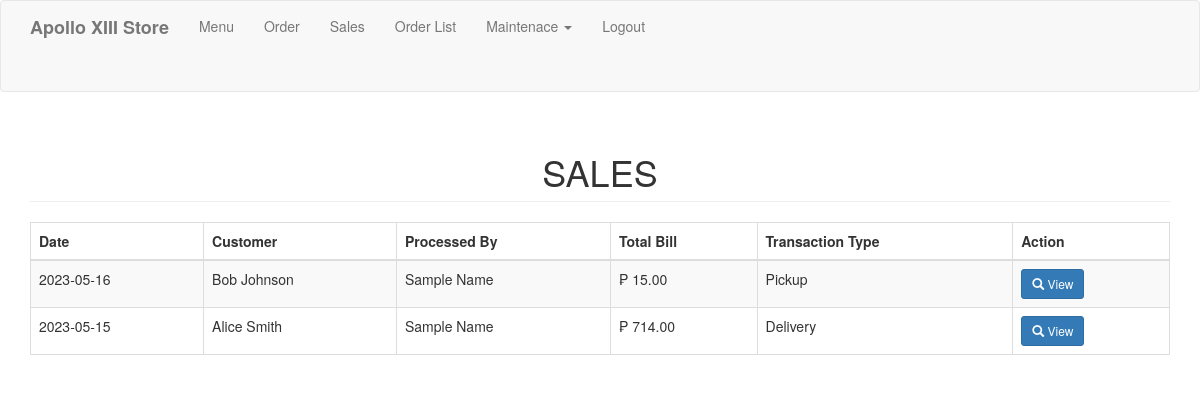
The page /sales.php (signed in) on the database as committed earlier.
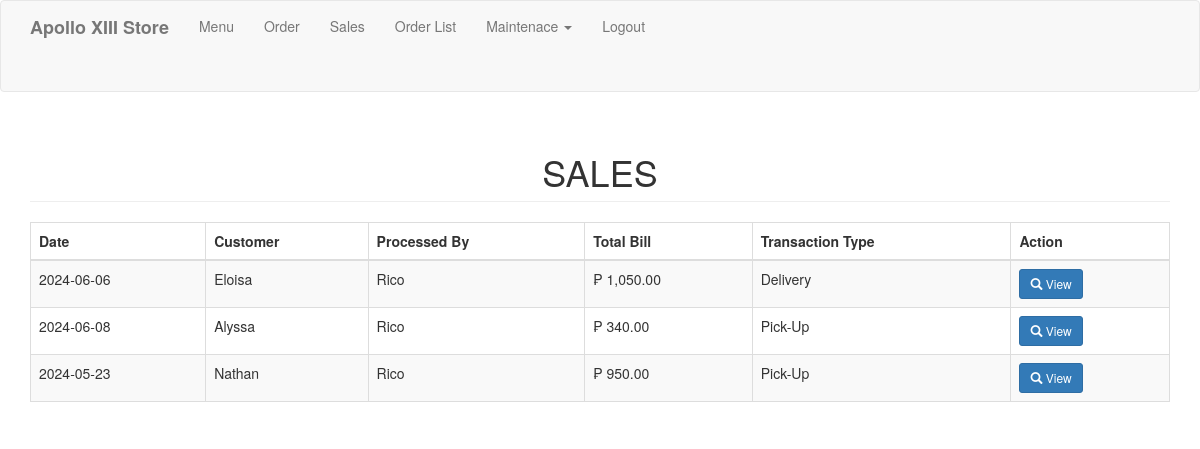
The same page on the database as committed later.
### tables this page shows
CREATE TABLE `purchasedetails` (
  `PurchaseDetailsID` int(11) NOT NULL,
  `CustomerName` text DEFAULT NULL,
  `TransactionType` text DEFAULT NULL,
  `AccountID` int(11) DEFAULT NULL
);

CREATE TABLE `purchasebill` (
  `PurchaseID` int(11) NOT NULL,
  `PurchaseDetailsID` int(11) DEFAULT NULL,
  `DatePurchase` date DEFAULT NULL,
  `TotalBill` int(11) DEFAULT NULL
);

### sales.php (the view, shortened to what this page needs)
<?php
include('header.php');
?>
<body>
<?php include('navbar.php'); ?>
<div class="container">
	<h1 class="page-header text-center">SALES</h1>
	<table class="table table-striped table-bordered">
		<thead>
			<th>Date</th>
			<th>Customer</th>
			<th>Processed By</th>
			<th>Total Bill</th>
			<th>Transaction Type</th>
			<th>Action</th>
		</thead>
		<tbody>
			<?php
				$sql = "SELECT pb.PurchaseID, pb.DatePurchase, pd.CustomerName, a.FirstName, pb.TotalBill, pd.TransactionType, pd.PurchaseDetailsID
					FROM PurchaseDetails pd
					JOIN PurchaseBill pb ON pd.PurchaseDetailsID = pb.PurchaseDetailsID
					JOIN Administrator a ON pd.AccountID = a.AccountID
					ORDER BY pb.PurchaseID DESC";
				$query = $conn->query($sql);
				while ($row = $query->fetch_assoc()) {
					?>
					<tr>
						<td><?php echo htmlspecialchars($row['DatePurchase']); ?></td>
						<td><?php echo htmlspecialchars($row['CustomerName']); ?></td>
						<td><?php echo htmlspecialchars($row['FirstName']); ?></td>
						<td>&#8369; <?php echo number_format($row['TotalBill'], 2); ?></td>
						<td><?php echo htmlspecialchars($row['TransactionType']); ?></td>
						<td><a href="#details<?php echo $row['PurchaseDetailsID']; ?>" data-toggle="modal" class="btn btn-primary btn-sm"><span class="glyphicon glyphicon-search"></span> View</a>
						</td>
					</tr>
					<?php
				}
			?>
		</tbody>
	</table>
</div>
</body>
</html>

Rows that differ between the two databases and show on the page:
removed purchasedetails: purchasebill.DatePurchase "2023-05-16", CustomerName "Bob Johnson", AccountID.FirstName "Sample Name", purchasebill.TotalBill "15.00", TransactionType "Pickup"
removed purchasedetails: purchasebill.DatePurchase "2023-05-15", CustomerName "Alice Smith", AccountID.FirstName "Sample Name", purchasebill.TotalBill "714.00", TransactionType "Delivery"
added purchasedetails: purchasebill.DatePurchase "2024-06-06", CustomerName "Eloisa", AccountID.FirstName "Rico", purchasebill.TotalBill "1,050.00", TransactionType "Delivery"
added purchasedetails: purchasebill.DatePurchase "2024-06-08", CustomerName "Alyssa", AccountID.FirstName "Rico", purchasebill.TotalBill "340.00", TransactionType "Pick-Up"
added purchasedetails: purchasebill.DatePurchase "2024-05-23", CustomerName "Nathan", AccountID.FirstName "Rico", purchasebill.TotalBill "950.00", TransactionType "Pick-Up"
